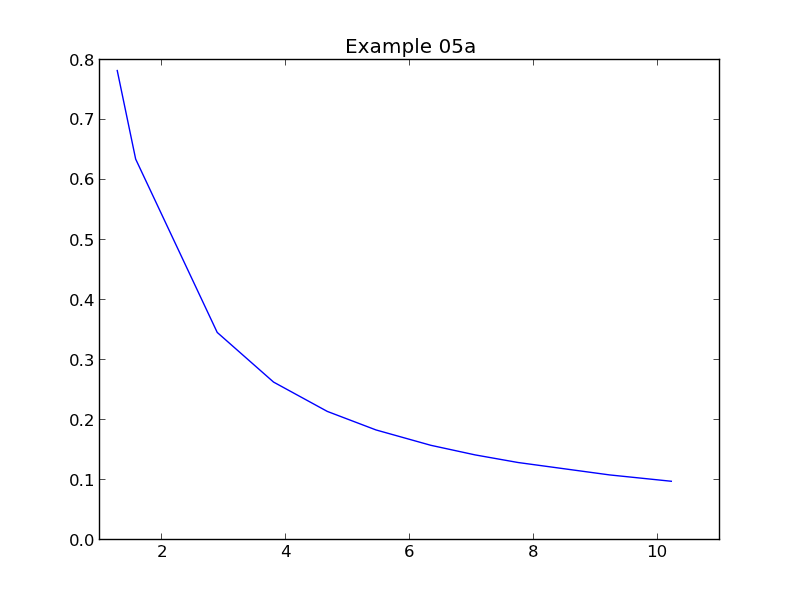

Generate this figure with Python:
import matplotlib.pyplot as pyplot

# plotdata is a local module for our convenience
import plotdata

# x and y are lits of floating point numbers
x = plotdata.data05x
y = plotdata.data05y

# Plot y against x
pyplot.errorbar(x,y)

pyplot.title('Example 05a')
pyplot.savefig('example05a.png')
